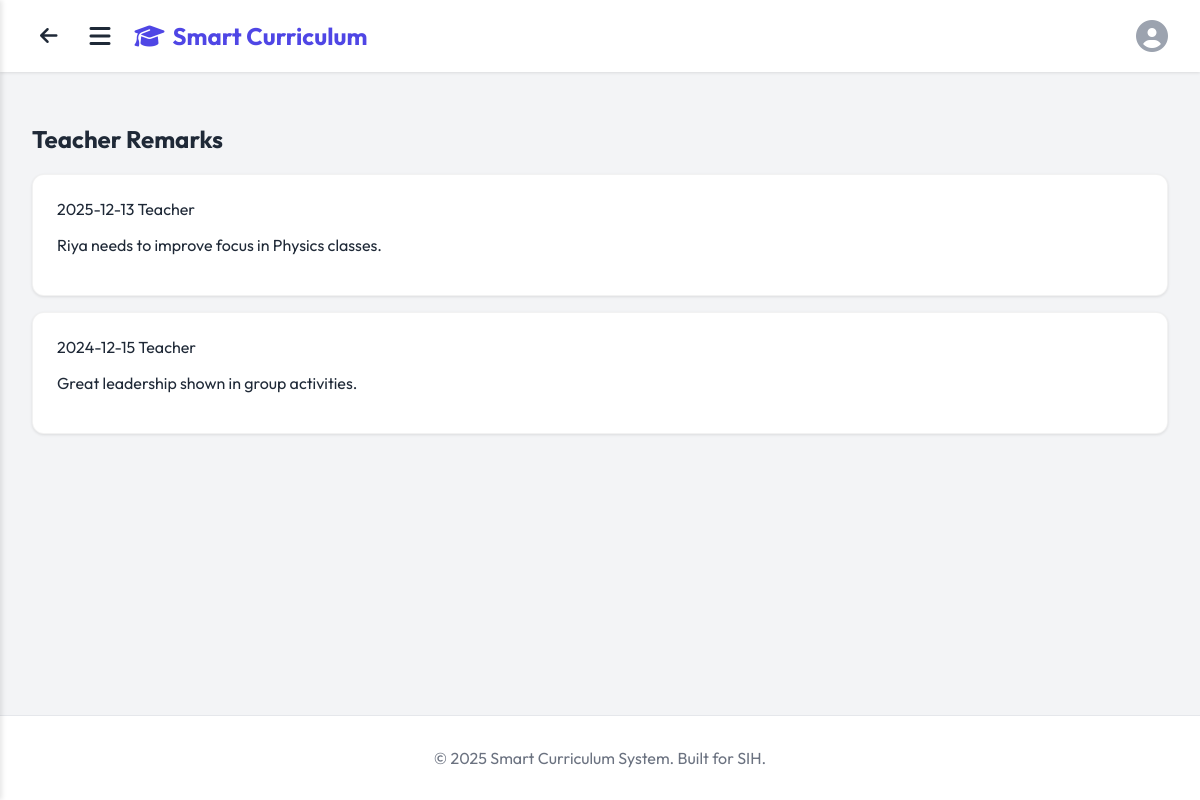
Screenshot of /student/remarks (signed in) with the database file from the repository.
### models.py (models this page shows)
class TeacherRemark(db.Model):
    id = db.Column(db.Integer, primary_key=True)
    student_id = db.Column(db.Integer, db.ForeignKey('user.id'), nullable=False)
    assigned_by = db.Column(db.Integer, db.ForeignKey('user.id'), nullable=False) # Teacher ID
    remark = db.Column(db.Text, nullable=False)
    date = db.Column(db.Date, nullable=False, default=datetime.utcnow)

### app.py (the view)
@app.route('/student/remarks')
def student_remarks():
    if 'user_id' not in session or session.get('role') != 'student':
        return redirect(url_for('login'))
    user_id = session['user_id']
    remarks = TeacherRemark.query.filter_by(student_id=user_id).order_by(TeacherRemark.date.desc()).all()
    return render_template('student_remarks.html', remarks=remarks)

### templates/student_remarks.html
{% extends "base.html" %}
{% block content %}
<div class="container fade-in">
    <div class="page-header">
        <h2>Teacher Remarks</h2>
    </div>
    <div class="feed-container">
        {% for remark in remarks %}
        <div class="remark-card card fade-in-up">
            <div class="remark-header">
                <span class="remark-date">{{ remark.date }}</span>
                <span class="teacher-name">Teacher</span>
            </div>
            <p class="remark-content">{{ remark.remark }}</p>
        </div>
        {% else %}
        <p>No remarks from teachers yet.</p>
        {% endfor %}
    </div>
</div>
{% endblock %}

### static/style.css (style rules this page uses)
:root { --primary-color: #4f46e5; --primary-hover: #4338ca; --secondary-color: #ec4899; --bg-color: #f3f4f6; --text-color: #1f2937; --white: #ffffff; --glass-bg: rgba(255, 255, 255, 0.95); }
body { font-family: 'Outfit', 'Segoe UI', sans-serif; background-color: var(--bg-color); color: var(--text-color); margin: 0; display: flex; flex-direction: column; min-height: 100vh; }
.card, .detail-card { background: white; border-radius: 0.75rem; box-shadow: 0 1px 3px rgba(0, 0, 0, 0.1); padding: 1.5rem; margin-bottom: 1rem; border: 1px solid rgba(0, 0, 0, 0.05); }

### rows the page displays
TeacherRemark: date "2025-12-13", remark "Riya needs to improve focus in Physics classes."
TeacherRemark: date "2024-12-15", remark "Great leadership shown in group activities."
